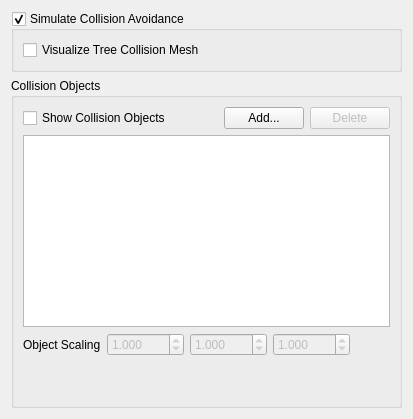
          <widget class="QWidget" name="tab_4">
           <attribute name="title">
            <string>Simulation</string>
           </attribute>
           <layout class="QVBoxLayout" name="verticalLayout_26">
            <item>
             <widget class="QGroupBox" name="check_EnableCollisionAvoidance">
              <property name="toolTip">
               <string>If enabled, all procedurally generated branches try to avoid other branches and collision objects.</string>
              </property>
              <property name="title">
               <string>Simulate Collision Avoidance</string>
              </property>
              <property name="flat">
               <bool>true</bool>
              </property>
              <property name="checkable">
               <bool>true</bool>
              </property>
              <layout class="QVBoxLayout" name="verticalLayout_38">
               <item>
                <widget class="QCheckBox" name="check_VisualizeCollisionMesh">
                 <property name="toolTip">
                  <string>If checked, the physical representation of the tree is visualized.</string>
                 </property>
                 <property name="text">
                  <string>Visualize Tree Collision Mesh</string>
                 </property>
                </widget>
               </item>
              </layout>
             </widget>
            </item>
            <item>
             <widget class="QGroupBox" name="groupBox_15">
              <property name="toolTip">
               <string>Allows to select and modify all collision objects in the scene.</string>
              </property>
              <property name="title">
               <string>Collision Objects</string>
              </property>
              <property name="flat">
               <bool>true</bool>
              </property>
              <layout class="QVBoxLayout" name="verticalLayout_37">
               <item>
                <layout class="QHBoxLayout" name="horizontalLayout_32">
                 <item>
                  <widget class="QCheckBox" name="check_ShowCollisionObjects">
                   <property name="toolTip">
                    <string>&lt;html&gt;&lt;head/&gt;&lt;body&gt;&lt;p&gt;If checked all collision objects will be shown. Otherwise they are not visualized, however they will still influence the tree's growth, as long as &amp;quot;Simulate Collision Avoidance&amp;quot; is enabled.&lt;/p&gt;&lt;/body&gt;&lt;/html&gt;</string>
                   </property>
                   <property name="text">
                    <string>Show Collision Objects</string>
                   </property>
                  </widget>
                 </item>
                 <item>
                  <spacer name="horizontalSpacer_23">
                   <property name="orientation">
                    <enum>Qt::Horizontal</enum>
                   </property>
                   <property name="sizeHint" stdset="0">
                    <size>
                     <width>40</width>
                     <height>20</height>
                    </size>
                   </property>
                  </spacer>
                 </item>
                 <item>
                  <widget class="QPushButton" name="button_AddCollisionObject">
                   <property name="toolTip">
                    <string>Allows to select a collision object to be added to the scene.</string>
                   </property>
                   <property name="text">
                    <string>Add...</string>
                   </property>
                  </widget>
                 </item>
                 <item>
                  <widget class="QPushButton" name="button_DeleteCollisionObject">
                   <property name="enabled">
                    <bool>false</bool>
                   </property>
                   <property name="toolTip">
                    <string>Deletes the selected collision object.</string>
                   </property>
                   <property name="text">
                    <string>Delete</string>
                   </property>
                  </widget>
                 </item>
                </layout>
               </item>
               <item>
                <widget class="QListWidget" name="list_CollisionObjects">
                 <property name="toolTip">
                  <string>Lists all collision objects that were added to the scene.</string>
                 </property>
                 <property name="frameShape">
                  <enum>QFrame::StyledPanel</enum>
                 </property>
                 <property name="editTriggers">
                  <set>QAbstractItemView::NoEditTriggers</set>
                 </property>
                 <property name="uniformItemSizes">
                  <bool>true</bool>
                 </property>
                </widget>
               </item>
               <item>
                <layout class="QHBoxLayout" name="horizontalLayout_33">
                 <item>
                  <widget class="QLabel" name="label_67">
                   <property name="toolTip">
                    <string>The scaling of the selected collision object.</string>
                   </property>
                   <property name="text">
                    <string>Object Scaling</string>
                   </property>
                  </widget>
                 </item>
                 <item>
                  <widget class="QDoubleSpinBox" name="spin_ColObjScalingX">
                   <property name="enabled">
                    <bool>false</bool>
                   </property>
                   <property name="toolTip">
                    <string>The scaling of the selected collision object along the X-axis.</string>
                   </property>
                   <property name="decimals">
                    <number>3</number>
                   </property>
                   <property name="minimum">
                    <double>0.001000000000000</double>
                   </property>
                   <property name="maximum">
                    <double>1000.000000000000000</double>
                   </property>
                   <property name="value">
                    <double>1.000000000000000</double>
                   </property>
                  </widget>
                 </item>
                 <item>
                  <widget class="QDoubleSpinBox" name="spin_ColObjScalingY">
                   <property name="enabled">
                    <bool>false</bool>
                   </property>
                   <property name="toolTip">
                    <string>The scaling of the selected collision object along the Y-axis.</string>
                   </property>
                   <property name="decimals">
                    <number>3</number>
                   </property>
                   <property name="minimum">
                    <double>0.001000000000000</double>
                   </property>
                   <property name="maximum">
                    <double>1000.000000000000000</double>
                   </property>
                   <property name="value">
                    <double>1.000000000000000</double>
                   </property>
                  </widget>
                 </item>
                 <item>
                  <widget class="QDoubleSpinBox" name="spin_ColObjScalingZ">
                   <property name="enabled">
                    <bool>false</bool>
                   </property>
                   <property name="toolTip">
                    <string>The scaling of the selected collision object along the Z-axis.</string>
                   </property>
                   <property name="decimals">
                    <number>3</number>
                   </property>
                   <property name="minimum">
                    <double>0.001000000000000</double>
                   </property>
                   <property name="maximum">
                    <double>1000.000000000000000</double>
                   </property>
                   <property name="value">
                    <double>1.000000000000000</double>
                   </property>
                  </widget>
                 </item>
                 <item>
                  <spacer name="horizontalSpacer_24">
                   <property name="orientation">
                    <enum>Qt::Horizontal</enum>
                   </property>
                   <property name="sizeHint" stdset="0">
                    <size>
                     <width>40</width>
                     <height>20</height>
                    </size>
                   </property>
                  </spacer>
                 </item>
                </layout>
               </item>
               <item>
                <spacer name="verticalSpacer_7">
                 <property name="orientation">
                  <enum>Qt::Vertical</enum>
                 </property>
                 <property name="sizeHint" stdset="0">
                  <size>
                   <width>20</width>
                   <height>40</height>
                  </size>
                 </property>
                </spacer>
               </item>
              </layout>
             </widget>
            </item>
           </layout>
          </widget>
